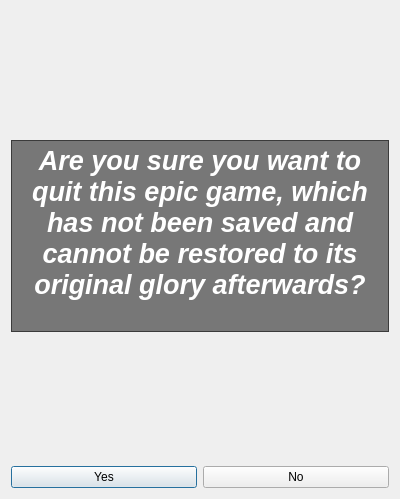
<?xml version="1.0" encoding="UTF-8"?>
<ui version="4.0">
 <class>AreYourSureDialog</class>
 <widget class="QDialog" name="AreYourSureDialog">
  <property name="geometry">
   <rect>
    <x>0</x>
    <y>0</y>
    <width>400</width>
    <height>499</height>
   </rect>
  </property>
  <property name="windowTitle">
   <string>Dialog</string>
  </property>
  <property name="styleSheet">
   <string notr="true">QDialog{
border-image: url(:/images/images/GeneralVolkare.jpg);
}</string>
  </property>
  <layout class="QGridLayout" name="gridLayout">
   <item row="3" column="0">
    <widget class="QPushButton" name="pushButton_yes">
     <property name="text">
      <string>Yes</string>
     </property>
    </widget>
   </item>
   <item row="3" column="1">
    <widget class="QPushButton" name="pushButton_no">
     <property name="text">
      <string>No</string>
     </property>
    </widget>
   </item>
   <item row="2" column="0" colspan="2">
    <spacer name="verticalSpacer">
     <property name="orientation">
      <enum>Qt::Vertical</enum>
     </property>
     <property name="sizeHint" stdset="0">
      <size>
       <width>20</width>
       <height>40</height>
      </size>
     </property>
    </spacer>
   </item>
   <item row="0" column="0" colspan="2">
    <spacer name="verticalSpacer_2">
     <property name="orientation">
      <enum>Qt::Vertical</enum>
     </property>
     <property name="sizeHint" stdset="0">
      <size>
       <width>20</width>
       <height>40</height>
      </size>
     </property>
    </spacer>
   </item>
   <item row="1" column="0" colspan="2">
    <widget class="QTextBrowser" name="textBrowser">
     <property name="styleSheet">
      <string notr="true">background-color: rgb(0, 0, 0, 128);</string>
     </property>
     <property name="html">
      <string>&lt;!DOCTYPE HTML PUBLIC &quot;-//W3C//DTD HTML 4.0//EN&quot; &quot;http://www.w3.org/TR/REC-html40/strict.dtd&quot;&gt;
&lt;html&gt;&lt;head&gt;&lt;meta name=&quot;qrichtext&quot; content=&quot;1&quot; /&gt;&lt;style type=&quot;text/css&quot;&gt;
p, li { white-space: pre-wrap; }
&lt;/style&gt;&lt;/head&gt;&lt;body style=&quot; font-family:'MS Shell Dlg 2'; font-size:8.25pt; font-weight:400; font-style:normal;&quot;&gt;
&lt;p align=&quot;center&quot; style=&quot; margin-top:0px; margin-bottom:0px; margin-left:0px; margin-right:0px; -qt-block-indent:0; text-indent:0px;&quot;&gt;&lt;span style=&quot; font-size:20pt; font-weight:600; font-style:italic; color:#ffffff;&quot;&gt;Are you sure you want to quit this epic game, which has not been saved and cannot be restored to its original glory afterwards?&lt;/span&gt;&lt;/p&gt;&lt;/body&gt;&lt;/html&gt;</string>
     </property>
    </widget>
   </item>
  </layout>
 </widget>
 <resources/>
 <connections/>
</ui>
